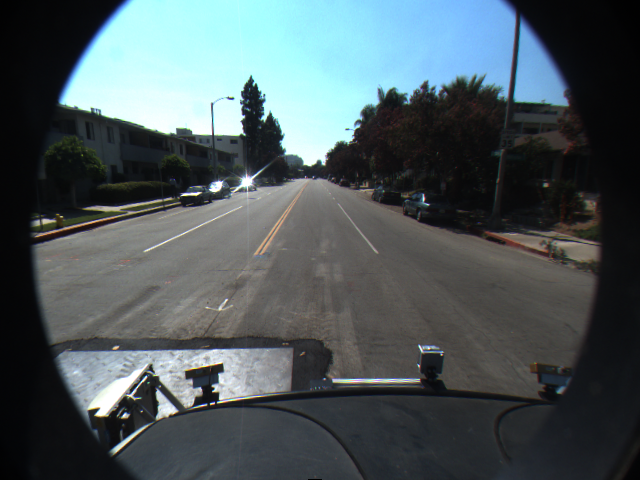
#> input picture images/lane_detection/f00000.png, 640 x 480 px
$ jupyter execute --allow-errors assignment05.ipynb   (shell and % lines are left out)
#> lines starting #> are read from the running program, lines starting #| are printed output that depends on the picture
# Assignment 5

Welcome to the assignment for week 5.

## Task 5: Optical Flow

### Task 5.1: Block Matching

* Implement the block matching method as shown in the lecture
* Take two frames from the datasets "lane_detection" or "copter_flight" with variable distances in time (1, 2, x) and compute the vector flow field
* Display a subset of flow vectors on the gray-value version of the first image, by drawing a respective line. adjust the grid density such that not too many vectors overlap (**RESULT**)

[cell 1]
import matplotlib.pyplot as plt
from skimage import io, data, feature, color
import numpy as np
import matplotlib.patches as patches

lane1 = io.imread('images/lane_detection/f00000.png')
#> lane1 is the input picture: shape (480, 640, 3); mean R, G, B 76.8, 88.1, 91.5
#> (the rest of this cell did not finish here and is left out)

#> (a cell that did not finish here is left out)

### Task 5.2: Harris Corner Detection

* Implement the Harris Corner Detector as discussed in the lecture
* Compute and Plot the Harris Corners for the the two images given at the top of this assignment (**RESULT**)

[cell 3]
from itertools import combinations_with_replacement
import skimage


def harris_corner_detection(img, sigma=1, k=0.02, treshhold=0.001):
#> called with sigma = 1, k = 0.02, treshhold = 0.001
    derivatives = [
        skimage.filters.sobel(img, axis=i, mode="constant") for i in range(img.ndim)
    ]
#> derivatives = 2 items
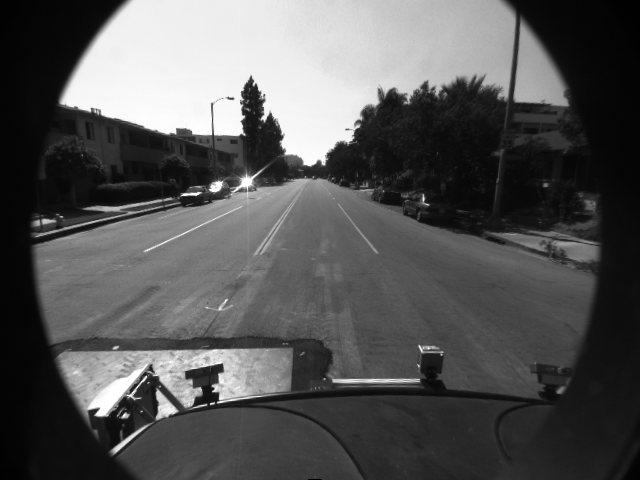
#> img: shape (480, 640) float64; min 0, max 1, mean 0.337

    # Iy2, Ixy, Ix2
    Arr, Arc, Acc = [
        skimage.filters.gaussian(der0 * der1, sigma=sigma)
        for der0, der1 in combinations_with_replacement(derivatives, 2)
    ]
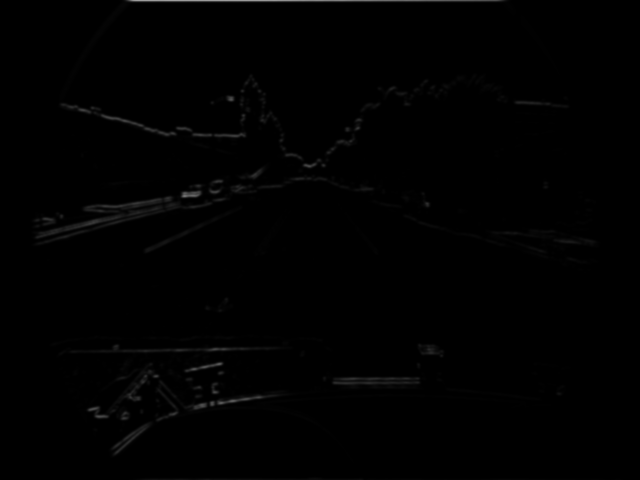
#> Arr: shape (480, 640) float64; min 7.37e-10, max 0.619, mean 0.00517
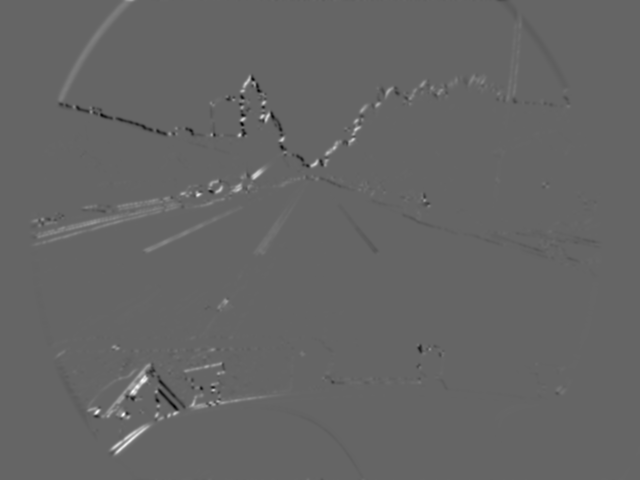
#> Arc: shape (480, 640) float64; min -0.108, max 0.162, mean 0.000468; drawn with min black and max white

    det = Arr * Acc - Arc**2

    trace = Arr + Acc

    # treshholding + non-maximum suppression
    return feature.corner_peaks(det - k * trace**2, threshold_abs=treshhold)

lane1_corners = harris_corner_detection(color.rgb2gray(lane1))
#> lane1_corners = 195 pairs, first value 76 to 452, second value 38 to 441
#> (the rest of this cell did not finish here and is left out)

$ run again, with images/lane_detection/f00002.png copied over images/lane_detection/f00000.png
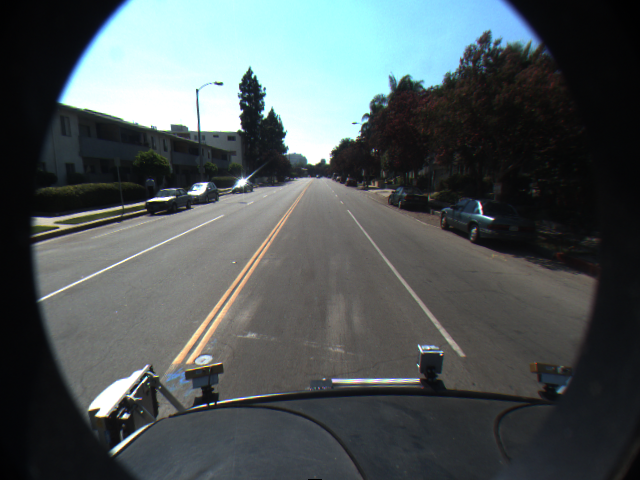
#> input picture images/lane_detection/f00002.png, 640 x 480 px
#> lane1 is the input picture: shape (480, 640, 3); mean R, G, B 79, 87.3, 88.4
#> derivatives = 2 items
#> in harris_corner_detection, `Arr, Arc, Acc = [ skimage.filters.gaussian(der0 * der1, sigma=sigma) f..`:
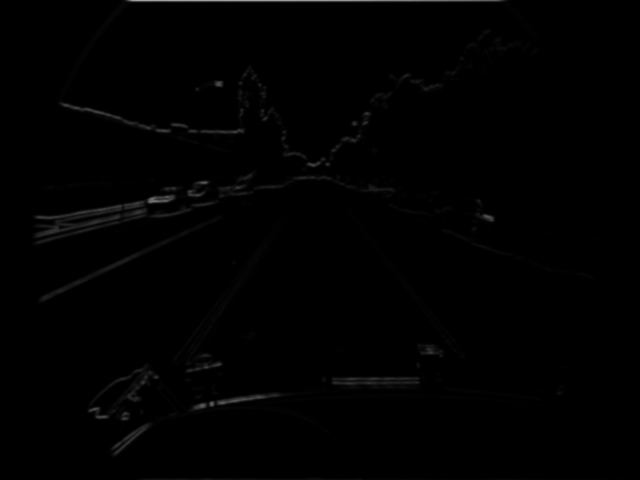
#> Arr: shape (480, 640) float64; min 0, max 0.64, mean 0.00558
#> in harris_corner_detection, `Arr, Arc, Acc = [ skimage.filters.gaussian(der0 * der1, sigma=sigma) f..`:
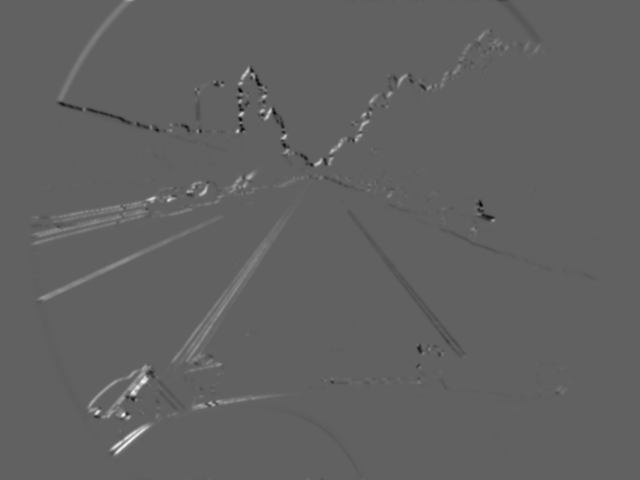
#> Arc: shape (480, 640) float64; min -0.108, max 0.175, mean 0.000757; drawn with min black and max white
#> lane1_corners = 174 pairs, first value 1 to 453, second value 36 to 492
